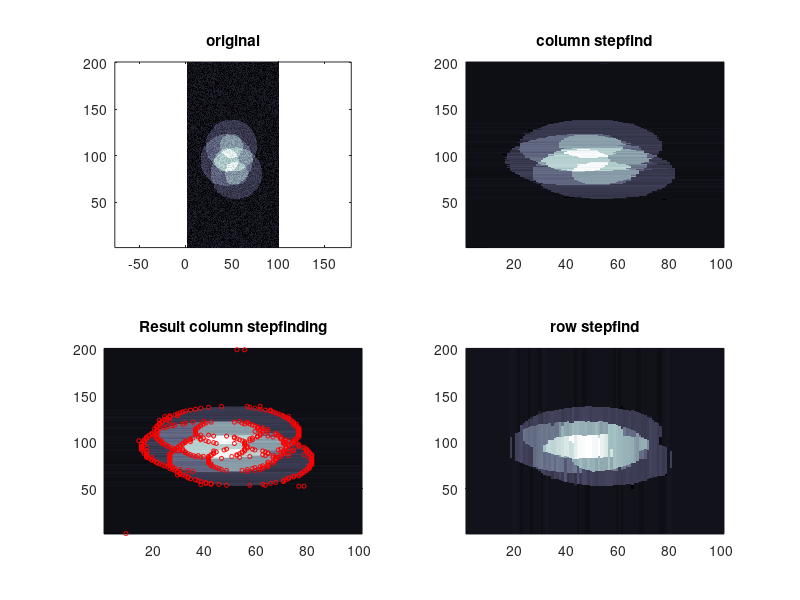

MATLAB code for this plot:
function [stepfitim_c,stepfitim_r,stepcoords_r,stepcoords_c]=StepfindImage(im)
    % 'Use this section for a Quicksheet'
    %---------------------------------------------------------------
    %This function performs ccolumn- and row wise step analysis on a suposedly
    %ridge image. Jacob Kers 2015. The result is combined to yield
    %coordinates of edges detected either column- or  row-wise    
    %------------------------------------- 
    
  if nargin <1  %demo mode
    close all;
    hfz=50;     BuildPsf=hfz/3;
    lox=-hfz; hix=+hfz; loy=-2*hfz; hiy=+2*hfz;
    Spotno=3;
    im=1*rand(4*hfz+1,2*hfz+1);   
    [XX,YY]=meshgrid(lox:+hix,loy:hiy);    
    spotvectorX=(rand(Spotno,1)*hfz+hfz/2)-hfz; 
    spotvectorY=(rand(Spotno,1)*2*hfz+hfz)-2*hfz;
    for ii=1:Spotno
        RR=((XX-spotvectorX(ii)).^2+(YY-spotvectorY(ii)).^2).^0.5;
        spotpic=round(2*exp(-(RR/(BuildPsf*(2^0.5))).^2));
        im=im+spotpic;
    end
    if nargin<1
        close all;
        subplot(2,2,1);
        pcolor(im); colormap(bone) ;axis equal; shading flat; hold on;
        title('original');
    end
  end
tic
im0=im-min(im(:));   
%% row stepfind
[rr,cc]=size(im0);
    data=im0(:);
    initval.stepnumber=floor(length(data)/5); 
    initval.overshoot=1;
    initval.DemoMode=0;
    
    [FitX,stepsX,~]=StepfinderCoreCopy(data,initval);
    stepfitim_r=reshape(FitX,rr,cc);
    [XXr,YYr]=meshgrid(1:rr,1:cc);
    stepidx=stepsX(:,1); %index of step locations
    stepcoords_r=[stepidx,XXr(stepidx) YYr(stepidx) stepsX(:,3) stepsX(:,4)];
    
           
%% column stepfind
    imt=im0';
    datat=imt(:);
    initval.stepnumber=floor(length(data)/5); 
    initval.overshoot=1;
    initval.DemoMode=0;
    [FitX,stepsX,~]=StepfinderCoreCopy(datat,initval);    
    stepfitim_c=(reshape(FitX,cc,rr));
    [XXc,YYc]=meshgrid(1:rr,1:cc);
    stepidx=stepsX(:,1); %index of step locations
    stepcoords_c=[stepidx,XXc(stepidx) YYc(stepidx) stepsX(:,3) stepsX(:,4)];
    toc
    
    if  nargin<1
        close all;
        subplot(2,2,1);
        pcolor(im0); colormap(bone) ;shading flat; hold on;
        title('original');
        
        subplot(2,2,2);
        pcolor(stepfitim_c'); colormap(bone) ;shading flat;  hold on;
        title('column stepfind');
        
        subplot(2,2,3);
        pcolor(stepfitim_c'); colormap(bone) ;shading flat;  hold on;
        plot(stepcoords_c(:,3)+0.5, stepcoords_c(:,2)+0.5, 'ro', 'MarkerSize',3); 
        title('Result column stepfinding');       
    
        
        subplot(2,2,4);
        pcolor(stepfitim_r); colormap(bone) ;shading flat;  hold on;
        title('row stepfind');
        pause(0.1);
        dum=1;
    end
        

function [FitX,stepsX,S_fin]=StepfinderCoreCopy(X,initval)
%% This section (line 8 to line 240) contains the 'Core' function of the stepfinder; 
%it can be cut and autorun independently (on an auto-simulated curve) for demo purposes
    
 %This function performs a step-fitting algorithm on data in a quick fashion.
%Background theory can be found in  Supplement 3 of the paper: "Assembly dynamics of microtubules at molecular resolution" 
%J.W. Kerssemakers, E. L. Munteanu, L. Laan, T.L. Noetzel, M.E. Janson, M. Dogterom 
%Nature  442(7103) 709-12 (2006). 
%Algorhitm code developed by Jacob Kerssemakers
%GUI shell developed by Luuk Loeff
%output: list of stepsizes: [index time  levelbefore levelafter step dwelltimeafter steperror]
if nargin<2
    %close all;
    addpath(genpath(pwd));
    X=StepMaker_NestedStepsBuilder;
    initval.stepnumber=floor(length(X)); 
    initval.overshoot=1;
    initval.DemoMode=1;
end
 %tic 
 %disp('number of data points'); disp(length(X))
    %% 1 split, estimate best fit, repeat
    initval.stepnumber=min([ceil(length(X)/4) initval.stepnumber]);
    [~,~,S_raw]=Split_until_ready(X,initval); %run 1: full iteration    
    [bestshot,S_fin]=Eval_Scurve(S_raw);
    initval.stepnumber=round(min([( bestshot-1)*initval.overshoot ceil(length(X)/4)])); 
    [FitX,~,~]=Split_until_ready(X,initval); %run2: estimate done by the program
    stepsX=Get_Steps(FitX); 

%toc   
if initval.DemoMode
    figure(50);
    subplot(2,1,1); plot(X,'y'),hold;plot(FitX,'k','LineWidth',2);
    title('Data and Fit');xlabel('time');ylabel('position,a.u.');
    subplot(2,1,2); semilogx(S_fin,'k-','LineWidth',2);
    title('S-curve');xlabel('Stepnumber');ylabel('S-value, a.u.');
end


function [bestshot,S_fin]=Eval_Scurve(S_raw)
    S_raw(S_raw<1)=1; S2=S_raw-1;  %remove base line
    BaseLine=linspace(0,S2(end),length(S2)); S3=S2-BaseLine';
    %S4=smooth(S3,ceil(ix/25));
    [~,i1]=max(S3);  %peak
    %sel=find(S3>0.9*pk1);i2=max(sel(sel>=i1)); bestshot=i2;
    bestshot=i1;
    S_fin=S3;
  
    
function stepsX=Get_Steps(FitX)
%list of stepsizes: [index time step levelbefore levelafter dwelltimeafter]    
    lx=length(FitX);
    T=(1:lx)';
    difX=FitX(2:lx)-FitX(1:lx-1);
    sel=find(difX~=0);    
    lsel=length(sel);
    dwellX=T(sel(2:lsel))-T(sel(1:lsel-1)); dwellX=[dwellX' T(lx)-T(sel(lsel))]';
    stepsX=[sel T(sel) FitX(sel) FitX(sel+1) difX(sel) dwellX]; 
            
function [FitX,f,S]=Split_until_ready(X,initval)
     c=1; stop=0;
     N=length(X);    
     FitX=mean(X)*ones(N,1); 
     S=ones(initval.stepnumber,1);

     %Create the first plateau------------------------------------------
     istart=1; istop=length(X);
     [inxt, avl, avr,rankit]=Splitfast(X(istart:istop));           
     f=[[1, 1, 1, 0, 0,0];
        [istart, istop, inxt+istart-1, avl, avr,rankit]; ...
        [N, N, N,0, 0,0]];  
     %parameters needed for calculating S(1):-----------------
    qx=sum(X.^2);                                   %sum of squared data
    qm=N*(mean(X))^2;                               %sum of squared averages plateaus, startvalue
    aqm=(inxt-istart+1)*avl^2+(istop-inxt)*avr^2;   %sum of squared averages anti-plateaus, startvalue
    S(c)=(qx-aqm)/(qx-qm);                          %S: ratio of variances of fit and anti-fit        
    %---------------------------------       
     
     while stop==0 %Split until ready----------------------------------
        c=c+1;
        fsel=find((f(:,2)-f(:,1)>5)&f(:,6)~=0);        %among those plateaus sensibly long..
        [~,idx2]=max(f(fsel,6)); idx=(fsel(idx2));   %...find the best candidate to split. 
        FitX=Adapt_Fit(f,idx,FitX);                     %adapt fit-curve
        [f,qm,aqm]=expand_f(f,qm,aqm,idx,X);            %adapt plateau-table; adapt S
        S(c)=(qx-aqm)/(qx-qm);                             %Calculate new S-function  
        stop=(1.0*c>initval.stepnumber);
        
        plotmoment=((c<10)|((c>50)&(c<1000)&(mod(c,10)==0))|...
                    (c>1000)&(c<2000)&(mod(c,100)==0)|...
                    (c>2000)&(mod(c,500)==0));
                
        if initval.DemoMode && plotmoment
         %close all;
         figure(50);
            subplot(2,1,1); 
                plot(X,'y'),hold on;
                plot(FitX,'k','LineWidth',1);
                hold off;
        title('Demo of StepfinderCoreCopy')
        legend('Data', 'Fit');
            xlabel('time');ylabel('position,a.u.');
            subplot(2,1,2); 
                semilogx(S,'-k','LineWidth',2);
                title('S-curve');xlabel('Stepnumber');ylabel('S-value, a.u.');
                hold off;
            pause(0.01);
        end
    end   %-------------------------------------------------------------------
          
function [f,qm,aqm]=expand_f(f,qm,aqm,idx,X)
%this function inserts two new plateau-property rows on the location of one old one
%....and adapts the S-function nominator and denominator

   %1) Label new levels.FLR locatess 'plateau fit  left right' etc  
    nFLR=f(idx-1,2)-f(idx-1,3);       avFLR=f(idx-1,5);      %FLR
    nFML=f(idx,3)-f(idx,1)+1;         avFML=f(idx,4);        %FML
    nFMR=f(idx,2)-f(idx,3);           avFMR=f(idx,5);        %FMR
    nFRL=f(idx+1,3)-f(idx+1,1)+1;     avFRL=f(idx+1,4);      %FRL
      
    %remove contribution from old plateau(s) from S-function terms
    qm=qm-1/(nFML+nFMR)*(nFML*avFML+nFMR*avFMR)^2;            %FM
    aqm=aqm-    1/(nFLR+nFML)*(nFLR*avFLR+nFML*avFML)^2-...   %CL
                1/(nFMR+nFRL)*(nFMR*avFMR+nFRL*avFRL)^2;      %CR
            
    %2a) construct new first plateau entry, left
	istart=f(idx,1); istop=f(idx,3);
	[inxt, avl, avr,rankit]=Splitfast(X(istart:istop));
    n1=[istart istop inxt+istart-1, avl, avr,rankit];
    
    %2b) construct new first plateau entry, right
	istart=f(idx,3)+1; istop=f(idx,2);
	[inxt, avl, avr,rankit]=Splitfast(X(istart:istop));
	n2=[istart istop inxt+istart-1, avl, avr,rankit];
	
    %3) Insert these two new plateaus in place of the old one
	[lf,~]=size(f);      
    block1=f(1:idx,:);      block1(idx,:)=n1;
	block2=f(idx:lf,:); 	block2(1,:)=n2;
	f=[block1; block2];
    
    %Label newly defined levels.FMLR locates 'plateaufit mid/left/right' etc
    nFMLL=f(idx,3)-f(idx,1)+1;          avFMLL=f(idx,4);    %FMLL
    nFMLR=f(idx,2)-f(idx,3);            avFMLR=f(idx,5);    %FMLR
    nFMRL=f(idx+1,3)-f(idx+1,1)+1;      avFMRL=f(idx+1,4);  %FMRL
    nFMRR=f(idx+1,2)-f(idx+1,3);        avFMRR=f(idx+1,5);  %FMRR
    
    %4) add contribution from new plateau(s) to S-function terms
    qm=qm...
        +1/(nFMLL+nFMLR)*(nFMLL*avFMLL+nFMLR*avFMLR)^2 ...  %FML
        +1/(nFMRL+nFMRR)*(nFMRL*avFMRL+nFMRR*avFMRR)^2;     %FMR
    aqm=aqm ...
        +1/(nFLR+nFMLL)*(nFLR*avFLR+nFMLL*avFMLL)^2 ...      %CTL
        +1/(nFMLR+nFMRL)*(nFMLR*avFMLR+nFMRL*avFMRL)^2 ...   %CTM
        +1/(nFMRR+nFRL)*(nFMRR*avFMRR+nFRL*avFRL)^2;         %CTR

function FitX=Adapt_Fit(f,idx,FitX)
	%This function creates step  and property curves adds new plateaus
	i1=f(idx,1); i2=f(idx,3);av1=f(idx,4);
    i3=f(idx,3)+1; i4=f(idx,2);av2=f(idx,5);
    FitX(i1:i2)=av1; FitX(i3:i4)=av2;
              
 function [idx, avl, avr,rankit]=Splitfast(Segment)              %
%this function also adresses a one-dim array 'Segment'
%and determines the best step-fit there
%To save time, functions like 'mean' are avoided
    w=length(Segment);     
    if w>3
		Chisq=(1:w-1)*0;                           
        AvL=Segment(1);    AvR=sum(Segment(2:w))/(w-1); AvAll=sum(Segment)/w;  
        for t=2:w-2
            AvL=(AvL*(t-1)+Segment(t))/t;     AvR=(AvR*(w-t+1)-Segment(t))/(w-t);
            DStepL=AvL-AvAll;           DStepR=AvR-AvAll;
            DeltaChisq=((DStepL.^2)*t+(DStepR.^2)*(w-t));            
            Chisq(t)=-DeltaChisq;       
        end
         [~,idx]=min(Chisq(2:w-2)); idx=idx+1;
         avl=mean(Segment(1:idx));                    avr=mean(Segment(idx+1:w));
         %rankit=(avr-avl)^2/(1/(idx-1)+1/(w-idx-1));  %quantity expresing predicted accuracy step (squared)
         rankit=(avr-avl)^2*w;
    else                                            %low-limit cases
         rankit=0;               
         switch w
             case 3 
                a=(Segment(2)+Segment(3))/2-Segment(1);            b=Segment(3)-(Segment(1)+Segment(2))/2;
                cL=[Segment(1) , (Segment(1)+Segment(2))/2];      cR=[(Segment(2)+Segment(3))/2 , Segment(3)]; 
                [~,idx]=max([a b]);    avl=cL(idx);  avr=cR(idx);
            case 2
                idx=1;  avl=Segment(1); avr=Segment(2); 
        end
    end
    